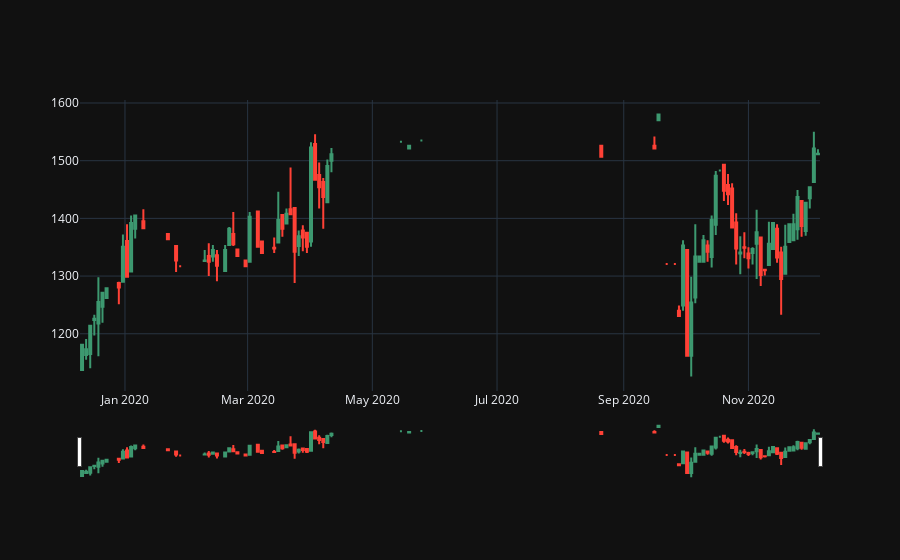

The code cell stored with this chart in its notebook:
### Code cell
# Candlestick graph of standard mmr
standard.my_mmr.resample('2d').agg(['first', 'max', 'min', 'last'])\
.iplot(kind='candle',
       open='first',
       high='max',
       low='min',
       close='last',
       title='Standard MMR',
       layout={'template':'plotly_dark'})

### Figure 1 — Plotly figure (JSON) as saved in the notebook; plotly's stock layout.template omitted (floating-point values rounded to 4 significant figures; data arrays with more than 128 entries replaced by an {"elided": "..."} marker saying what was removed)
{"data": [{"close": {"elided": "181 int values"}, "high": {"elided": "181 int values"}, "low": {"elided": "181 int values"}, "open": {"elided": "181 int values"}, "showlegend": false, "type": "candlestick", "x": {"elided": "181 str values"}, "yaxis": "y2"}], "layout": {}}
